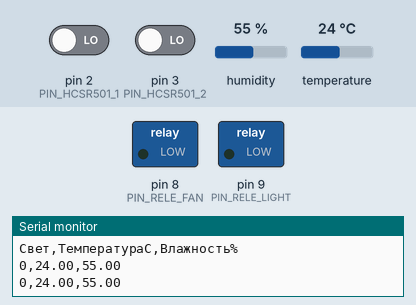
A sketch run on a simulated Arduino Uno, built with avr-gcc and run on an emulated ATmega328P. Parts: switched loads named in the sketch (green lamp = pin HIGH), the last lines printed to the serial monitor. The test bench sets the inputs (shaded band); at power-on: humidity 55 %, pin 2 (PIN_HCSR501_1) LOW, pin 3 (PIN_HCSR501_2) LOW, temperature 24 °C.

Above: at 10.8 s.
10.9 s: humidity set to 57 %
At 21.2 s:
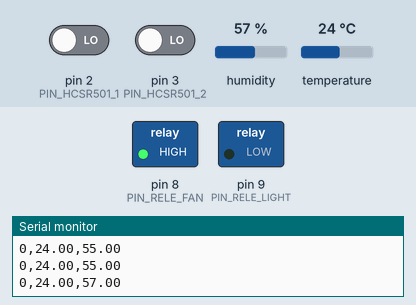
21.5 s: pin 2 (PIN_HCSR501_1) driven HIGH
At 22.8 s:
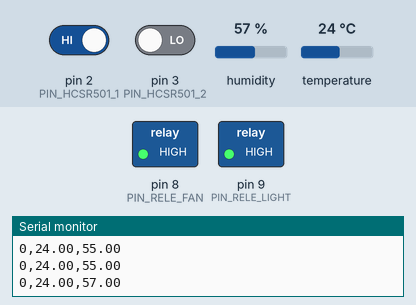
31.5 s: humidity set to 22 %
At 40.4 s:
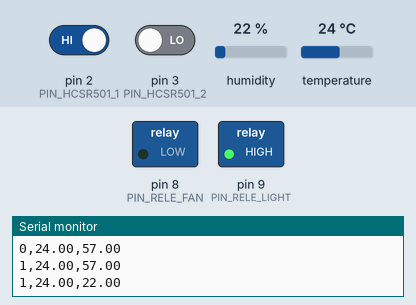
41.5 s: humidity set to 68 %
At 50.7 s:
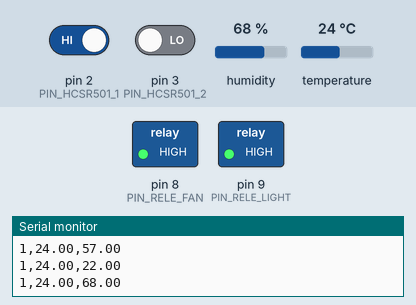
51.5 s: humidity set to 40 %
At 60.9 s:
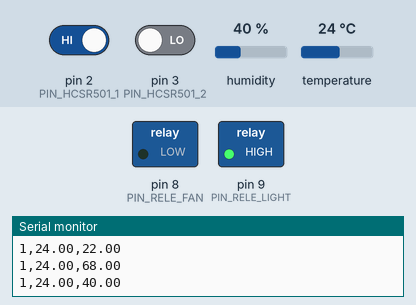
Timing chart, 0 to 62.4 s (numbered marks = the images above; inputs shaded):
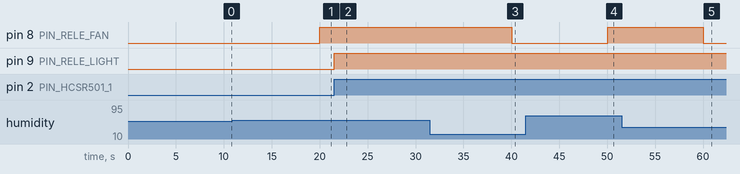

The sketch:

light-and-airing-automatin.ino
```cpp
#include "DHT.h"
#define PIN_HCSR501_1 2
#define PIN_HCSR501_2 3
#define DHTPIN 4
#define PIN_RELE_LIGHT 9
#define PIN_RELE_FAN 8
DHT dht(DHTPIN, DHT22);
volatile boolean flagHCSR501_1;
volatile boolean flagHCSR501_2;

// функции прерываний для реакции на датчики движения
void intHCSR501_1() {
  flagHCSR501_1 = digitalRead(PIN_HCSR501_1);
  if (flagHCSR501_1 == true) {
    digitalWrite(PIN_RELE_LIGHT, 1);
  }
}

void intHCSR501_2() {
  flagHCSR501_2 = digitalRead(PIN_HCSR501_2);
  if (flagHCSR501_2 == true) {
    digitalWrite(PIN_RELE_LIGHT, 1);
  }
}

void setup() {
  pinMode(PIN_HCSR501_1,INPUT);
  pinMode(PIN_HCSR501_2,INPUT);
  pinMode(PIN_RELE_LIGHT,OUTPUT);
  pinMode(PIN_RELE_FAN,OUTPUT);
  digitalWrite(PIN_RELE_LIGHT,0);
  digitalWrite(PIN_RELE_FAN,0);
  flagHCSR501_1 = digitalRead(PIN_HCSR501_1);
  flagHCSR501_2 = digitalRead(PIN_HCSR501_2);
  Serial.begin(9600);
  dht.begin();
  attachInterrupt(0,intHCSR501_1,CHANGE);
  attachInterrupt(1,intHCSR501_2,CHANGE);
  Serial.flush();
  Serial.println("Свет,ТемператураС,Влажность%");
}

void loop() {
  if (flagHCSR501_1 == true || flagHCSR501_2 == true) {
    digitalWrite(PIN_RELE_LIGHT, 1);
  }
  else {
    digitalWrite(PIN_RELE_LIGHT, 0);
  }
  float Humidity = dht.readHumidity(); //Измеряем влажность
  float Temperature = dht.readTemperature(); //Измеряем температуру
  if (isnan(Humidity) || isnan(Temperature)) {  // Проверка. Если не удается считать показания, выводится «Ошибка считывания», и программа завершает работу
    Serial.print(flagHCSR501_1 || flagHCSR501_2);
    Serial.print(",");
    Serial.print("-100");
    Serial.print(",");
    Serial.println("-100");
  }
  else {
    if (Humidity > 55) {
      digitalWrite(PIN_RELE_FAN, 1);
    }
    else {
      digitalWrite(PIN_RELE_FAN, 0);
    }
    Serial.print(flagHCSR501_1 || flagHCSR501_2);
    Serial.print(",");
    Serial.print(Temperature);
    Serial.print(",");
    Serial.println(Humidity);
  }
 delay(10000); // 10 секунды задержки
}
```

Measured:
- the behaviour switches between 55 and 56 % on humidity (found by bisection; images 0 and 1)
- after the input at 10.9 s, pin 8 (PIN_RELE_FAN): LOW → HIGH after 9.1 s
- after the input at 21.5 s, pin 9 (PIN_RELE_LIGHT): LOW → HIGH at once
- after the input at 31.5 s, pin 8 (PIN_RELE_FAN): HIGH → LOW after 8.5 s
- after the input at 41.5 s, pin 8 (PIN_RELE_FAN): LOW → HIGH after 8.5 s
- after the input at 51.5 s, pin 8 (PIN_RELE_FAN): HIGH → LOW after 8.5 s
